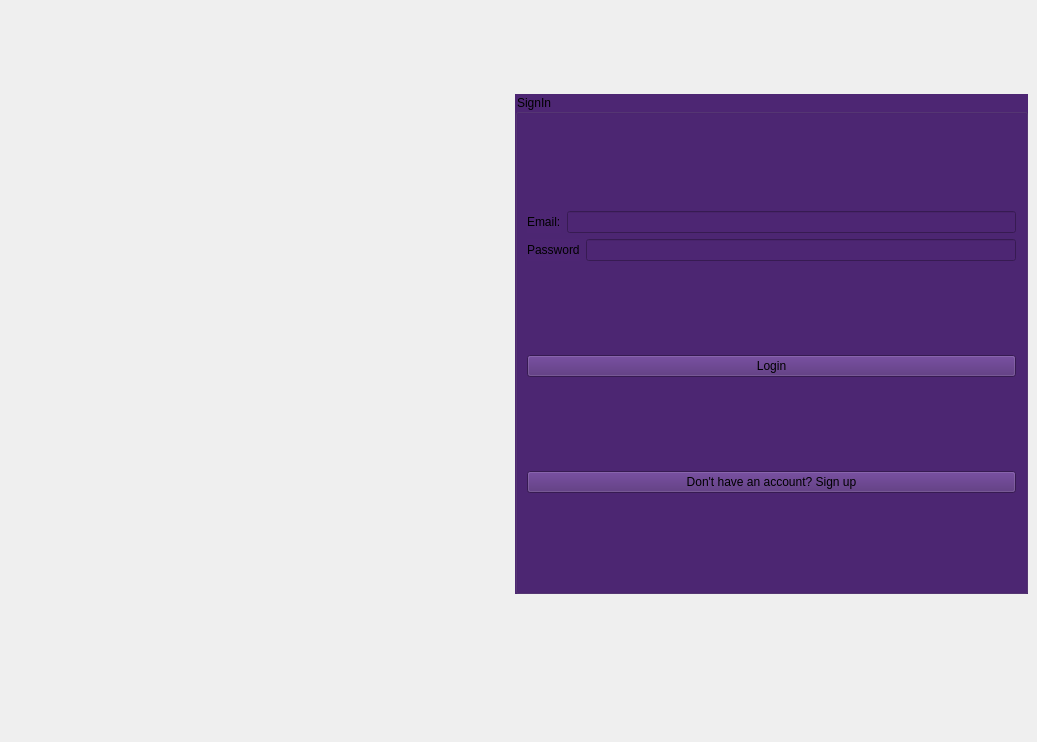
<?xml version="1.0" encoding="UTF-8"?>
<ui version="4.0">
 <class>MainWindow</class>
 <widget class="QMainWindow" name="MainWindow">
  <property name="geometry">
   <rect>
    <x>0</x>
    <y>0</y>
    <width>1037</width>
    <height>742</height>
   </rect>
  </property>
  <property name="windowTitle">
   <string>MainWindow</string>
  </property>
  <property name="layoutDirection">
   <enum>Qt::LeftToRight</enum>
  </property>
  <property name="styleSheet">
   <string notr="true"/>
  </property>
  <widget class="QWidget" name="centralwidget">
   <layout class="QGridLayout" name="gridLayout">
    <item row="0" column="1">
     <spacer name="verticalSpacer">
      <property name="orientation">
       <enum>Qt::Vertical</enum>
      </property>
      <property name="sizeType">
       <enum>QSizePolicy::Preferred</enum>
      </property>
      <property name="sizeHint" stdset="0">
       <size>
        <width>505</width>
        <height>73</height>
       </size>
      </property>
     </spacer>
    </item>
    <item row="1" column="0">
     <widget class="QLabel" name="label_4">
      <property name="minimumSize">
       <size>
        <width>500</width>
        <height>0</height>
       </size>
      </property>
      <property name="maximumSize">
       <size>
        <width>500</width>
        <height>500</height>
       </size>
      </property>
      <property name="layoutDirection">
       <enum>Qt::LeftToRight</enum>
      </property>
      <property name="text">
       <string/>
      </property>
      <property name="pixmap">
       <pixmap resource="resource.qrc">:/resources/image/imageSignUp.jpg</pixmap>
      </property>
      <property name="scaledContents">
       <bool>true</bool>
      </property>
      <property name="alignment">
       <set>Qt::AlignJustify|Qt::AlignVCenter</set>
      </property>
     </widget>
    </item>
    <item row="1" column="1">
     <widget class="QGroupBox" name="groupBox_signIn">
      <property name="maximumSize">
       <size>
        <width>600</width>
        <height>600</height>
       </size>
      </property>
      <property name="styleSheet">
       <string notr="true">background-color: rgb(77, 38, 115);</string>
      </property>
      <property name="title">
       <string>SignIn</string>
      </property>
      <layout class="QHBoxLayout" name="horizontalLayout_7">
       <item>
        <layout class="QVBoxLayout" name="verticalLayout_8">
         <item>
          <layout class="QVBoxLayout" name="verticalLayout_7">
           <item>
            <layout class="QHBoxLayout" name="horizontalLayout_4">
             <item>
              <widget class="QLabel" name="label_2">
               <property name="text">
                <string>Email:</string>
               </property>
              </widget>
             </item>
             <item>
              <widget class="QLineEdit" name="lineEdit_Username"/>
             </item>
            </layout>
           </item>
           <item>
            <layout class="QHBoxLayout" name="horizontalLayout_5">
             <item>
              <widget class="QLabel" name="label_3">
               <property name="text">
                <string>Password</string>
               </property>
              </widget>
             </item>
             <item>
              <widget class="QLineEdit" name="lineEdit_Password">
               <property name="echoMode">
                <enum>QLineEdit::Password</enum>
               </property>
              </widget>
             </item>
            </layout>
           </item>
          </layout>
         </item>
         <item>
          <widget class="QPushButton" name="pushButton_2">
           <property name="text">
            <string>Login</string>
           </property>
          </widget>
         </item>
         <item>
          <widget class="QPushButton" name="pushButton">
           <property name="text">
            <string>Don't have an account? Sign up</string>
           </property>
          </widget>
         </item>
        </layout>
       </item>
      </layout>
     </widget>
    </item>
    <item row="2" column="1">
     <spacer name="verticalSpacer_2">
      <property name="orientation">
       <enum>Qt::Vertical</enum>
      </property>
      <property name="sizeType">
       <enum>QSizePolicy::Preferred</enum>
      </property>
      <property name="sizeHint" stdset="0">
       <size>
        <width>505</width>
        <height>127</height>
       </size>
      </property>
     </spacer>
    </item>
   </layout>
  </widget>
 </widget>
 <resources>
  <include location="resource.qrc"/>
 </resources>
 <connections/>
</ui>
